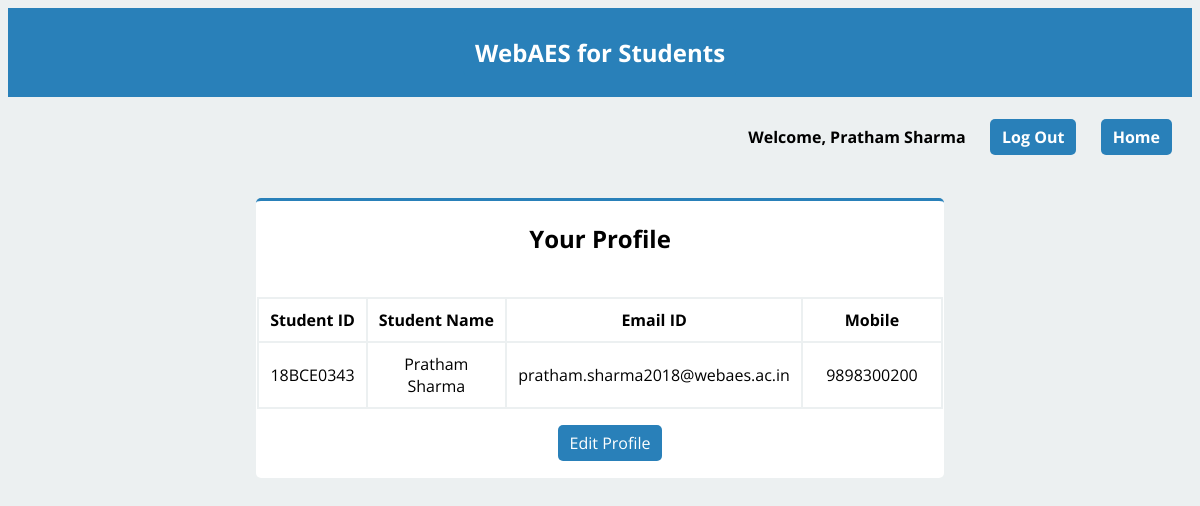
/student-profile.php (signed in), run on the app's committed database.
### tables this page shows
CREATE TABLE `students` (
  `student_ID` char(9) NOT NULL,
  `password` varchar(20) NOT NULL,
  `student_name` varchar(50) NOT NULL,
  `email` varchar(100) NOT NULL,
  `mobile` varchar(10) NOT NULL
);

### student-session.php (called while the page is built, shortened)
<?php
   include('config.php');
   $user_check = $_SESSION['login_user'];
   $ses_sql = mysqli_query($db,"select student_ID, student_name from students where student_ID = '$user_check' ");
   $row = mysqli_fetch_array($ses_sql,MYSQLI_ASSOC);
   $login_session = $row['student_name'];
   $login_id = $row['student_ID'];
?>

### student-profile.php (the view, shortened to what this page needs)
<?php
   include('student-session.php');
?>
<html>
    <head>
        <link rel='stylesheet' type='text/css' href='style.css'>
    </head>
    <body>
        <header class='header'>
            <h2><a class='header-link' href='student-home.php'>WebAES for Students</a></h2>
        </header>
        <div class='welcome'>
            <h4 class='align-right'>Welcome, <?php echo $login_session; ?> &emsp; <a href='logout.php'>Log Out</a> &emsp; <a href='student-home.php'>Home</a></h4>
        </div>
        <div class='main-content'>
            <?php
                $sql = "SELECT student_ID, student_name, email, mobile FROM students WHERE Student_ID = '$login_id'";
                $result = mysqli_query($db, $sql);
                echo '<div class="row"><div class="profile-table">
                        <table>
                        <h2 class="align-center">Your Profile</h2><br>
                            <tr>
                                <th style="width: 15%;">Student ID</th>
                                <th style="width: 20%;">Student Name</th>
                                <th style="width: 20%;">Email ID</th>
                                <th style="width: 20%;">Mobile</th>
                            </tr>';
                while($row = mysqli_fetch_array($result, MYSQLI_ASSOC)){
                    echo '<tr>
                            <td class="align-center">' . $row["student_ID"] . '</td>
                            <td class="align-center">' . $row["student_name"] . '</td>
                            <td class="align-center">' . $row["email"] . '</td>
                            <td class="align-center">' . $row["mobile"] . '</td>
                        </tr>';
                }
                echo '</table><p class="align-center"><a href="edit-student-profile.php">Edit Profile</a></p></div></div>';
            ?>
        </div>
    </body>
</html>

### style.css (style rules this page uses)
body { font-family: 'Open Sans'; background-color: #ecf0f1; }
.header { padding-top: 1px; padding-bottom: 1px; background-color: #2980b9; color: #fff; font-family: 'Open Sans'; text-align: center; }
.main-content { margin: 20px; padding: 1px; align-items: center; }
.row { display: flex; }
h4, p { padding-left: 20px; }
.align-right { padding-right: 20px; text-align: right; }
.align-center { text-align: center; }
a:link, a:visited { background-color: #2980b9; color: white; padding: 7px 12px; text-decoration: none; display: inline-block; border-radius: 5px; }
.welcome { padding-top: 1px; padding-bottom: 1px; }
table, th, td { border: 2px solid; border-color: #ecf0f1; border-collapse: collapse; border-radius: 5px; padding: 10px; }
.profile-table, .faculty-results-table { background-color: #fff; padding: 1px; border-radius: 5px; border-top-style: solid; border-top-width: 3px; border-top-color: #2980b9; width: 60%; margin-left: auto; margin-right: auto; }

### data on the page
students: student_name "Pratham Sharma", student_ID "18BCE0343", email "pratham.sharma2018@webaes.ac.in", mobile "9898300200"
